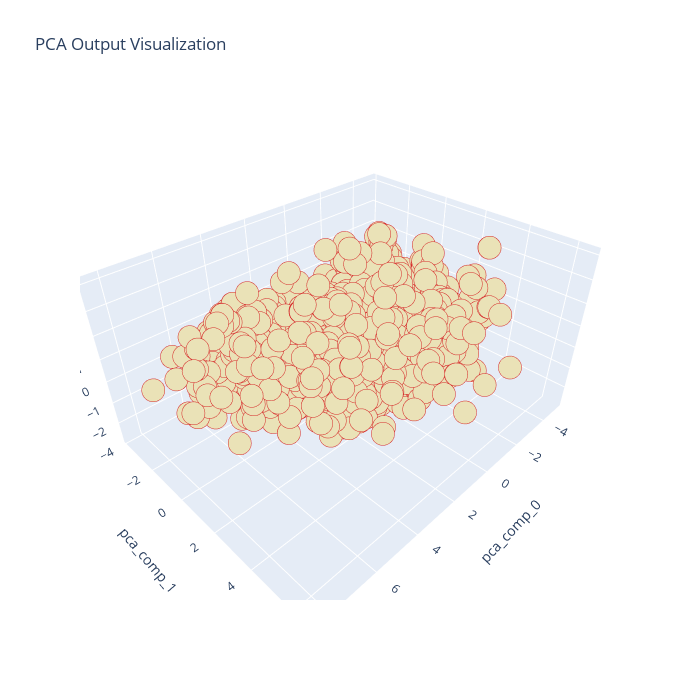

Notebook code for this chart:
### Code cell
fig = px.scatter_3d(df_pca, x='pca_comp_0', y='pca_comp_1', z='pca_comp_2',size_max=20 ,color_discrete_sequence=['#eae2b7'],
title="PCA Output Visualization")
fig.update_traces(marker=dict(size=8,line=dict(width=2,color='#d62828')),selector=dict(mode='markers'))
fig.update_layout(autosize=False,
    width=700,
    height=680,)
fig.show()

### Figure 1 — Plotly figure (JSON) as saved in the notebook; plotly's stock layout.template omitted (floating-point values rounded to 4 significant figures; data arrays with more than 128 entries replaced by an {"elided": "..."} marker saying what was removed)
{"data": [{"hovertemplate": "pca_comp_0=%{x}<br>pca_comp_1=%{y}<br>pca_comp_2=%{z}<extra></extra>", "legendgroup": "", "marker": {"color": "#eae2b7", "line": {"color": "#d62828", "width": 2}, "size": 8, "symbol": "circle"}, "mode": "markers", "name": "", "scene": "scene", "showlegend": false, "type": "scatter3d", "x": {"elided": "2189 float values"}, "y": {"elided": "2189 float values"}, "z": {"elided": "2189 float values"}}], "layout": {"autosize": false, "height": 680, "legend": {"tracegroupgap": 0}, "scene": {"domain": {"x": [0, 1], "y": [0, 1]}, "xaxis": {"title": {"text": "pca_comp_0"}}, "yaxis": {"title": {"text": "pca_comp_1"}}, "zaxis": {"title": {"text": "pca_comp_2"}}}, "title": {"text": "PCA Output Visualization"}, "width": 700}}
